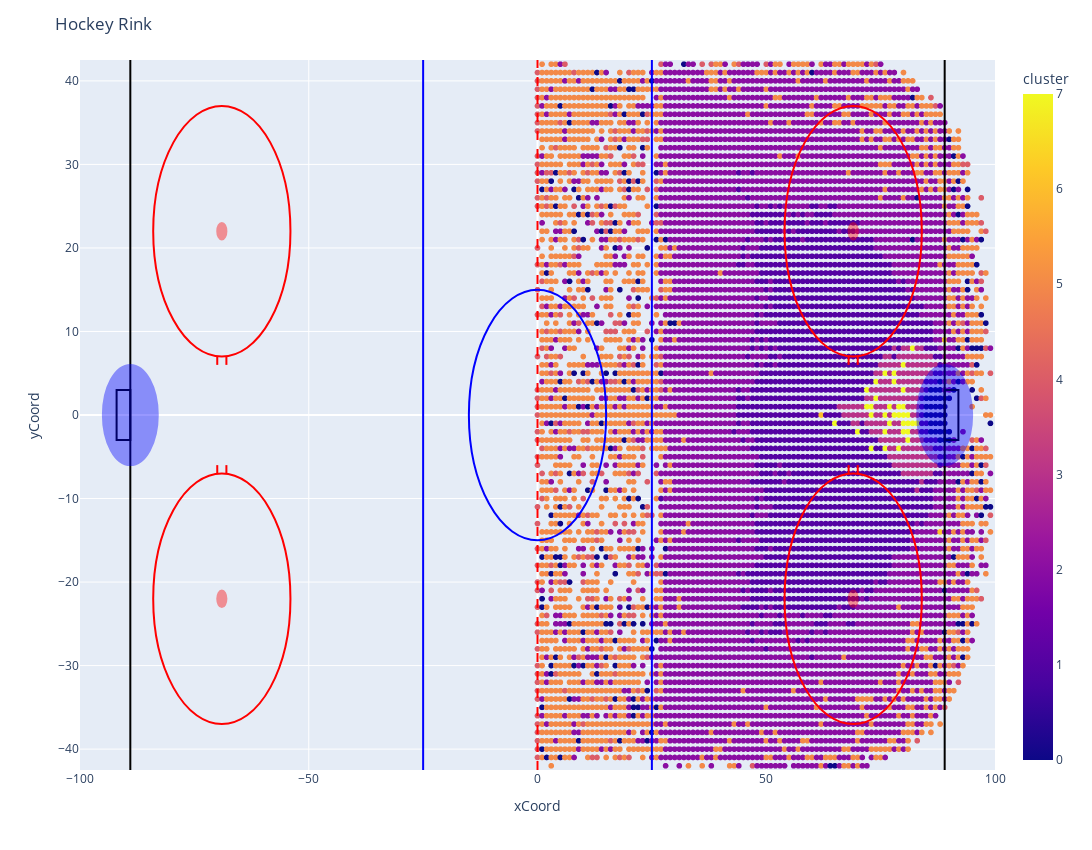

The notebook cell this image was saved under:
### Code cell
rink = Rink(filtered_abs_shot_attempts, 'cluster')
rink.plot()

### Figure 1 — Plotly figure (JSON) as saved in the notebook; plotly's stock layout.template omitted (floating-point values rounded to 4 significant figures; data arrays with more than 128 entries replaced by an {"elided": "..."} marker saying what was removed)
{"data": [{"hovertemplate": "xCoord=%{x}<br>yCoord=%{y}<br>cluster=%{marker.color}<extra></extra>", "legendgroup": "", "marker": {"color": {"elided": "7379 int values"}, "coloraxis": "coloraxis", "symbol": "circle"}, "mode": "markers", "name": "", "showlegend": false, "type": "scattergl", "x": {"elided": "7379 int values"}, "xaxis": "x", "y": {"elided": "7379 int values"}, "yaxis": "y"}], "layout": {"coloraxis": {"colorbar": {"title": {"text": "cluster"}}, "colorscale": [[0, "#0d0887"], [0.1111, "#46039f"], [0.2222, "#7201a8"], [0.3333, "#9c179e"], [0.4444, "#bd3786"], [0.5556, "#d8576b"], [0.6667, "#ed7953"], [0.7778, "#fb9f3a"], [0.8889, "#fdca26"], [1, "#f0f921"]]}, "height": 850, "legend": {"tracegroupgap": 0}, "margin": {"t": 60}, "shapes": [{"line": {"color": "blue", "width": 2}, "type": "line", "x0": 25, "x1": 25, "y0": -42.5, "y1": 42.5}, {"line": {"color": "blue", "width": 2}, "type": "line", "x0": -25, "x1": -25, "y0": -42.5, "y1": 42.5}, {"line": {"color": "red", "dash": "dash", "width": 2}, "type": "line", "x0": 0, "x1": 0, "y0": -42.5, "y1": 42.5}, {"line": {"color": "blue", "width": 2}, "type": "circle", "x0": -15, "x1": 15, "y0": -15, "y1": 15}, {"line": {"color": "black", "width": 2}, "type": "line", "x0": 89, "x1": 89, "y0": -42.5, "y1": 42.5}, {"line": {"color": "black", "width": 2}, "type": "line", "x0": -89, "x1": -89, "y0": -42.5, "y1": 42.5}, {"line": {"color": "black", "width": 2}, "type": "rect", "x0": -92, "x1": -89, "y0": 3, "y1": -3}, {"line": {"color": "black", "width": 2}, "type": "rect", "x0": 89, "x1": 92, "y0": 3, "y1": -3}, {"fillcolor": "blue", "line": {"color": "blue", "width": 2}, "opacity": 0.4, "type": "circle", "x0": 83, "x1": 95, "y0": -6, "y1": 6}, {"fillcolor": "blue", "line": {"color": "blue", "width": 2}, "opacity": 0.4, "type": "circle", "x0": -95, "x1": -83, "y0": -6, "y1": 6}, {"fillcolor": "red", "line": {"color": "red", "width": 2}, "opacity": 0.4, "type": "circle", "x0": 68, "x1": 70, "y0": 21, "y1": 23}, {"line": {"color": "red", "width": 2}, "type": "circle", "x0": 54, "x1": 84, "y0": 7, "y1": 37}, {"line": {"color": "red", "width": 2}, "type": "line", "x0": 70, "x1": 70, "y0": 7, "y1": 6}, {"line": {"color": "red", "width": 2}, "type": "line", "x0": 68, "x1": 68, "y0": 7, "y1": 6}, {"fillcolor": "red", "line": {"color": "red", "width": 2}, "opacity": 0.4, "type": "circle", "x0": -70, "x1": -68, "y0": 21, "y1": 23}, {"line": {"color": "red", "width": 2}, "type": "circle", "x0": -84, "x1": -54, "y0": 7, "y1": 37}, {"line": {"color": "red", "width": 2}, "type": "line", "x0": -68, "x1": -68, "y0": 7, "y1": 6}, {"line": {"color": "red", "width": 2}, "type": "line", "x0": -70, "x1": -70, "y0": 7, "y1": 6}, {"fillcolor": "red", "line": {"color": "red", "width": 2}, "opacity": 0.4, "type": "circle", "x0": 68, "x1": 70, "y0": -23, "y1": -21}, {"line": {"color": "red", "width": 2}, "type": "circle", "x0": 54, "x1": 84, "y0": -37, "y1": -7}, {"line": {"color": "red", "width": 2}, "type": "line", "x0": 70, "x1": 70, "y0": -7, "y1": -6}, {"line": {"color": "red", "width": 2}, "type": "line", "x0": 68, "x1": 68, "y0": -7, "y1": -6}, {"fillcolor": "red", "line": {"color": "red", "width": 2}, "opacity": 0.4, "type": "circle", "x0": -70, "x1": -68, "y0": -23, "y1": -21}, {"line": {"color": "red", "width": 2}, "type": "circle", "x0": -84, "x1": -54, "y0": -37, "y1": -7}, {"line": {"color": "red", "width": 2}, "type": "line", "x0": -68, "x1": -68, "y0": -7, "y1": -6}, {"line": {"color": "red", "width": 2}, "type": "line", "x0": -70, "x1": -70, "y0": -7, "y1": -6}], "title": {"text": "Hockey Rink"}, "width": 2000, "xaxis": {"anchor": "y", "domain": [0, 1], "range": [-100, 100], "title": {"text": "xCoord"}}, "yaxis": {"anchor": "x", "domain": [0, 1], "range": [-42.5, 42.5], "title": {"text": "yCoord"}}}}
